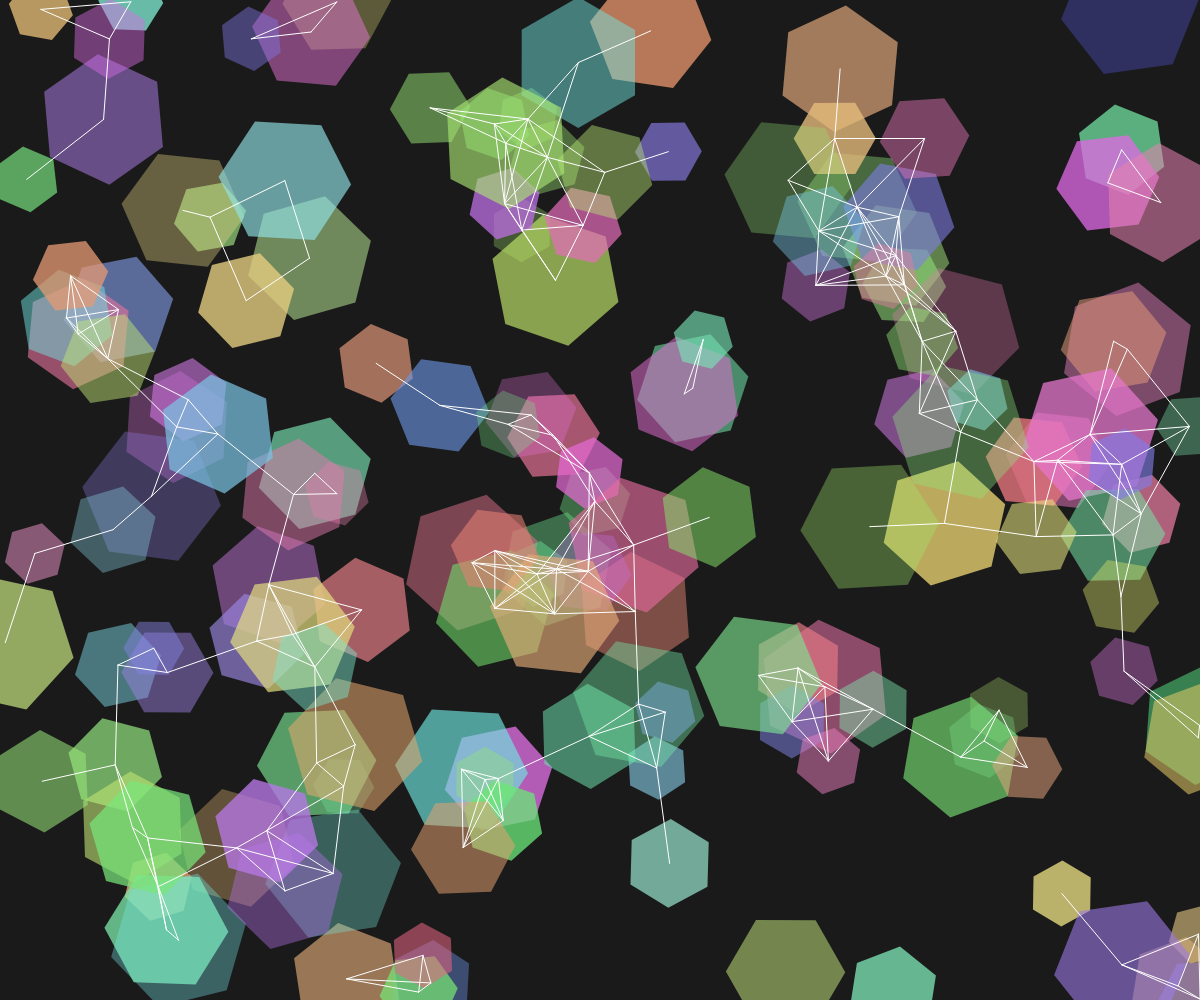
Frame 1 (no input)
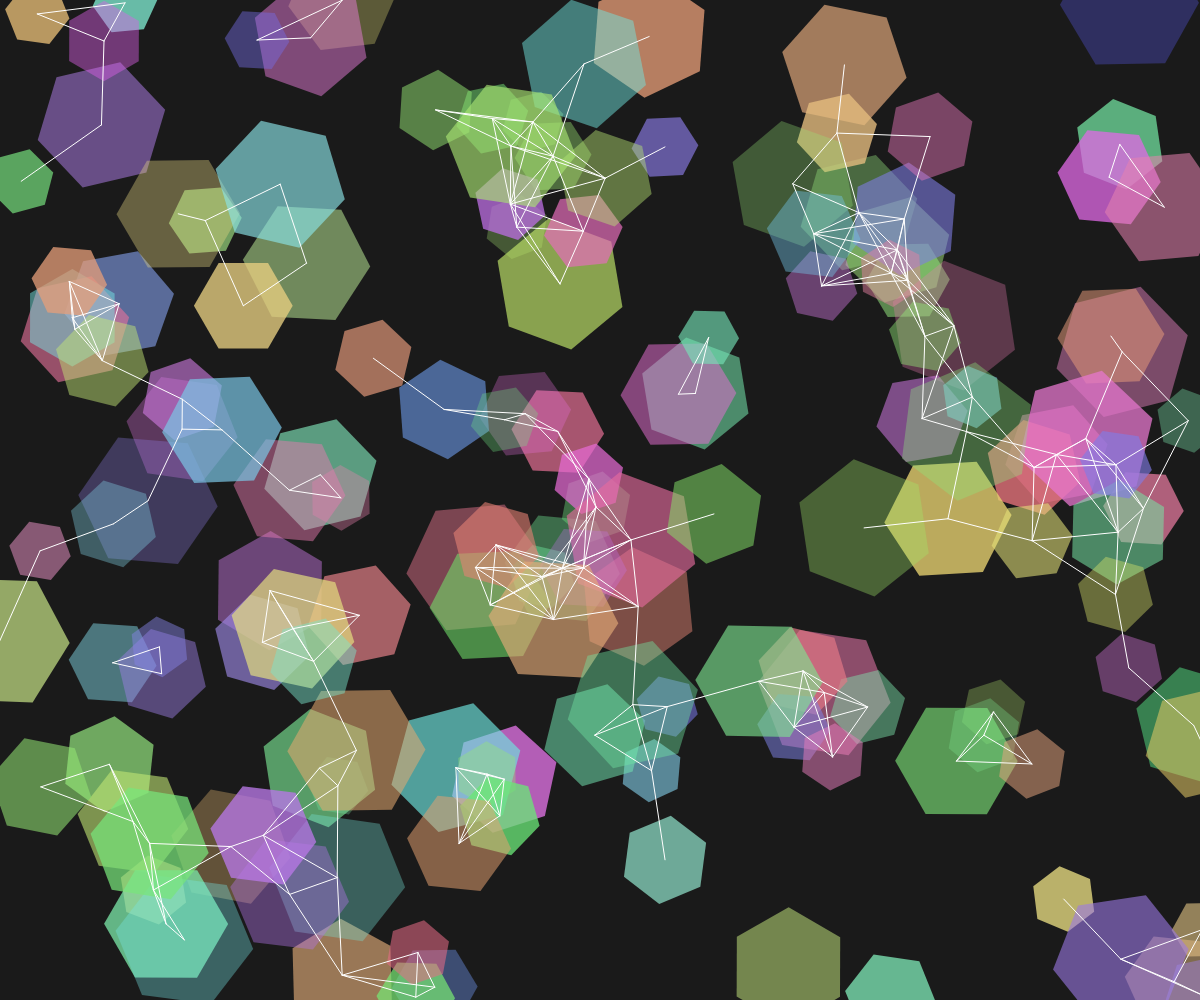
Frame 60 (no input)
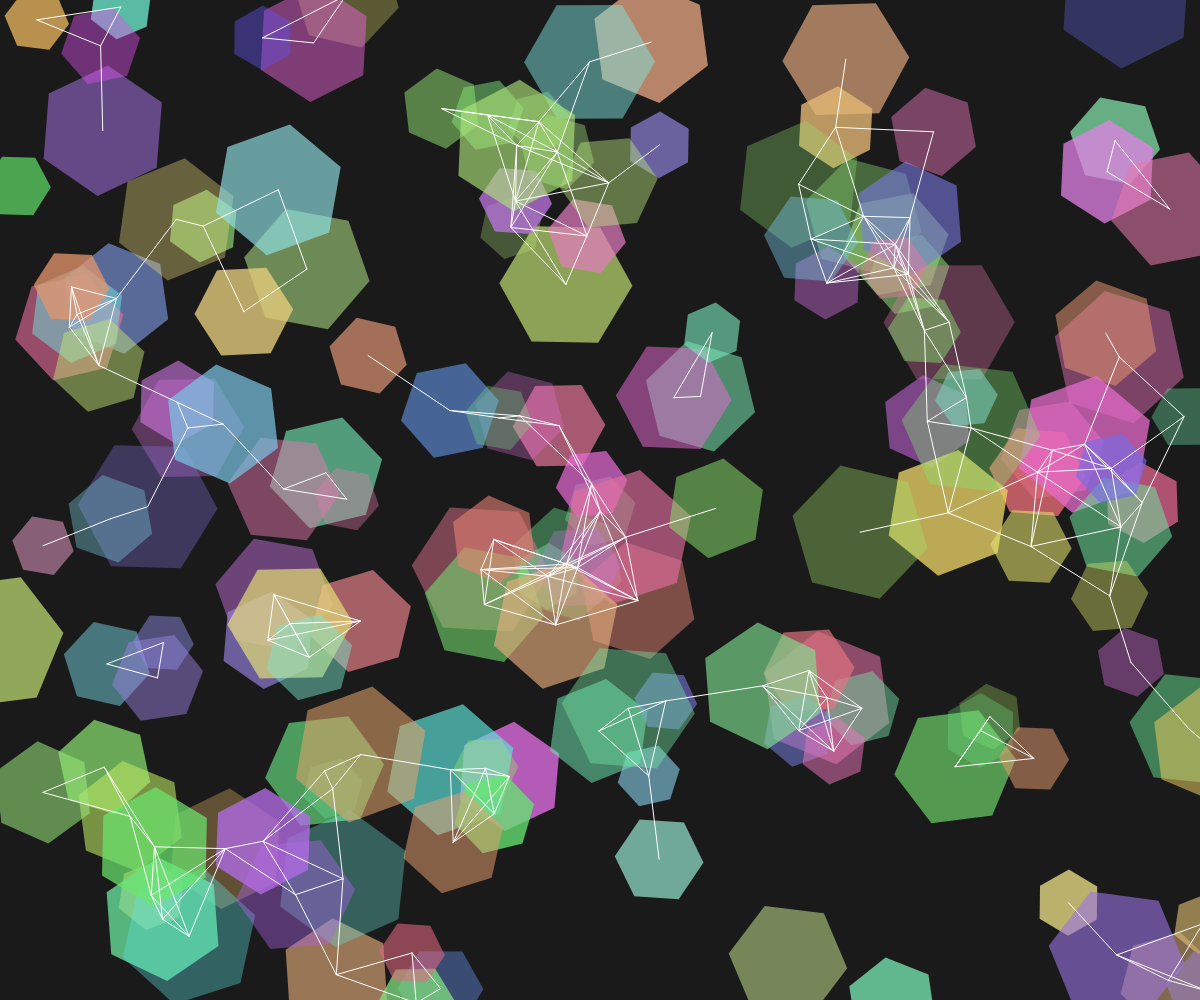
Frame 120 (the mouse pressed at the canvas centre since frame 60)

The p5.js sketch that drew these frames (run headless with seeded random() and noise() and a simulated clock; from frame 60 on, the mouse is pressed at the canvas centre):

// p5.js sketch
// ── sketch.js
let hexagons = [];
const numHexagons = 150;
let time = 0;
let audioContext;

function setup() {
  createCanvas(windowWidth, windowHeight);
  colorMode(HSB, 360, 100, 100, 1);
  
  // Initialize hexagons with random positions and properties
  for (let i = 0; i < numHexagons; i++) {
    hexagons.push({
      x: random(width),
      y: random(height),
      size: random(30, 70),
      rotation: random(TWO_PI),
      rotationSpeed: random(-0.02, 0.02),
      hue: random(360),
      saturation: random(50, 100),
      alpha: random(0.3, 0.8)
    });
  }
  
  // Create a subtle audio context for interaction
  audioContext = new (window.AudioContext || window.webkitAudioContext)();
}

function draw() {
  background(0, 0, 10);
  
  time += 0.01;
  
  // Update and display hexagons
  for (let i = 0; i < hexagons.length; i++) {
    let h = hexagons[i];
    
    // Apply rotation and update position slightly over time
    h.rotation += h.rotationSpeed;
    
    // Shift positions gently
    h.x += sin(time + i) * 0.1;
    h.y += cos(time + i) * 0.1;
    
    // Keep hexagons on canvas
    if (h.x < -50) h.x = width + 50;
    if (h.x > width + 50) h.x = -50;
    if (h.y < -50) h.y = height + 50;
    if (h.y > height + 50) h.y = -50;
    
    // Dynamic color based on neighbors' velocities
    let avgSpeed = 0;
    let count = 0;
    for (let j = 0; j < hexagons.length; j++) {
      if (i !== j && dist(h.x, h.y, hexagons[j].x, hexagons[j].y) < 150) {
        avgSpeed += abs(hexagons[j].rotationSpeed);
        count++;
      }
    }
    
    if (count > 0) {
      h.saturation = map(avgSpeed / count, 0, 0.04, 30, 100);
    }
    
    // Draw hexagon
    push();
    translate(h.x, h.y);
    rotate(h.rotation);
    noStroke();
    fill(h.hue, h.saturation, 90, h.alpha);
    drawHexagon(h.size);
    pop();
  }
  
  // Draw connecting lines between close hexagons
  stroke(255, 10);
  noFill();
  for (let i = 0; i < hexagons.length; i++) {
    for (let j = i + 1; j < hexagons.length; j++) {
      let d = dist(hexagons[i].x, hexagons[i].y, hexagons[j].x, hexagons[j].y);
      if (d < 100) {
        line(hexagons[i].x, hexagons[i].y, hexagons[j].x, hexagons[j].y);
      }
    }
  }
}

function drawHexagon(size) {
  beginShape();
  for (let i = 0; i < 6; i++) {
    let angle = TWO_PI / 6 * i;
    let x = cos(angle) * size;
    let y = sin(angle) * size;
    vertex(x, y);
  }
  endShape(CLOSE);
}

function windowResized() {
  resizeCanvas(windowWidth, windowHeight);
}

function mousePressed() {
  // Change the global rotation speed of all hexagons
  for (let h of hexagons) {
    h.rotationSpeed += random(-0.01, 0.01);
  }
  
  // Trigger a sound effect
  if (audioContext.state === 'suspended') {
    audioContext.resume();
  }
  
  let oscillator = audioContext.createOscillator();
  let gainNode = audioContext.createGain();
  
  oscillator.connect(gainNode);
  gainNode.connect(audioContext.destination);
  
  oscillator.type = 'sine';
  oscillator.frequency.value = 220 + random(-50, 50);
  gainNode.gain.value = 0.1;
  
  oscillator.start();
  oscillator.stop(audioContext.currentTime + 0.1);
}
